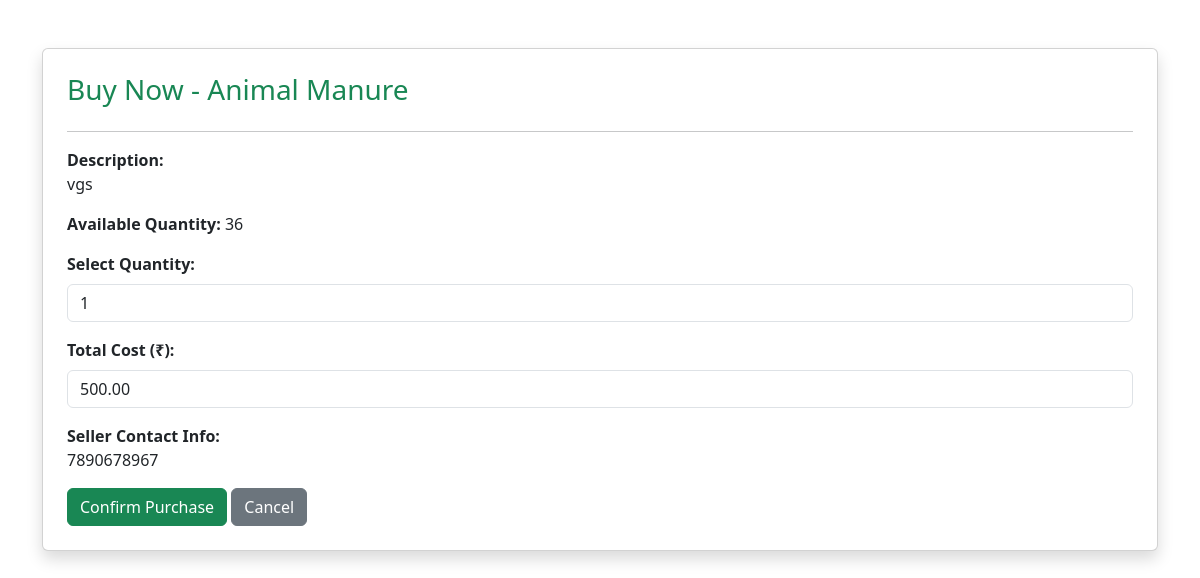
/marketplace/buy_item.php?id=7 (signed in), run on the app's committed database.
### tables this page shows
CREATE TABLE `marketplace_items` (
  `id` int(11) NOT NULL,
  `user_id` int(11) NOT NULL,
  `item_name` varchar(255) NOT NULL,
  `description` text NOT NULL,
  `price` decimal(10,2) NOT NULL,
  `quantity` int(11) NOT NULL,
  `contact_info` varchar(255) NOT NULL,
  `created_at` timestamp NOT NULL DEFAULT current_timestamp()
);

### marketplace/buy_item.php (the view, shortened to what this page needs)
<?php
include '../config/db_connect.php';
$item_id = mysqli_real_escape_string($conn, $_GET['id']);
$query = "SELECT * FROM marketplace_items WHERE id = '$item_id'";
$result = mysqli_query($conn, $query);
$item = mysqli_fetch_assoc($result);
?>
<!DOCTYPE html>
<html lang="en">
<head>
    <link rel="stylesheet" href="https://cdn.jsdelivr.net/npm/bootstrap@5.3.0/dist/css/bootstrap.min.css">
</head>
<body>
<div class="container mt-5">
    <div class="card shadow p-4">
        <h3 class="text-success">Buy Now - <?= htmlspecialchars($item['item_name']) ?></h3>
        <hr>
        <form action="place_order.php" method="POST">
            <p><strong>Description:</strong><br> <?= htmlspecialchars($item['description']) ?></p>
            <p><strong>Available Quantity:</strong> <?= $item['quantity'] ?></p>
            <div class="mb-3">
                <label for="quantity" class="form-label"><strong>Select Quantity:</strong></label>
                <input type="number" class="form-control" id="quantity" name="quantity"
                       min="1" max="<?= $item['quantity'] ?>" value="1" required
                       oninput="updateTotal()">
            </div>
            <div class="mb-3">
                <label for="total_cost" class="form-label"><strong>Total Cost (₹):</strong></label>
                <input type="text" class="form-control" id="total_cost" name="total_cost" readonly>
            </div>
            <p><strong>Seller Contact Info:</strong><br> <?= htmlspecialchars($item['contact_info']) ?></p>
            <button type="submit" class="btn btn-success">Confirm Purchase</button>
            <a href="marketplace.php" class="btn btn-secondary">Cancel</a>
        </form>
    </div>
</div>
</body>
</html>

### data on the page
marketplace_items: item_name "Animal Manure", description "vgs", quantity "36", contact_info "7890678967"
